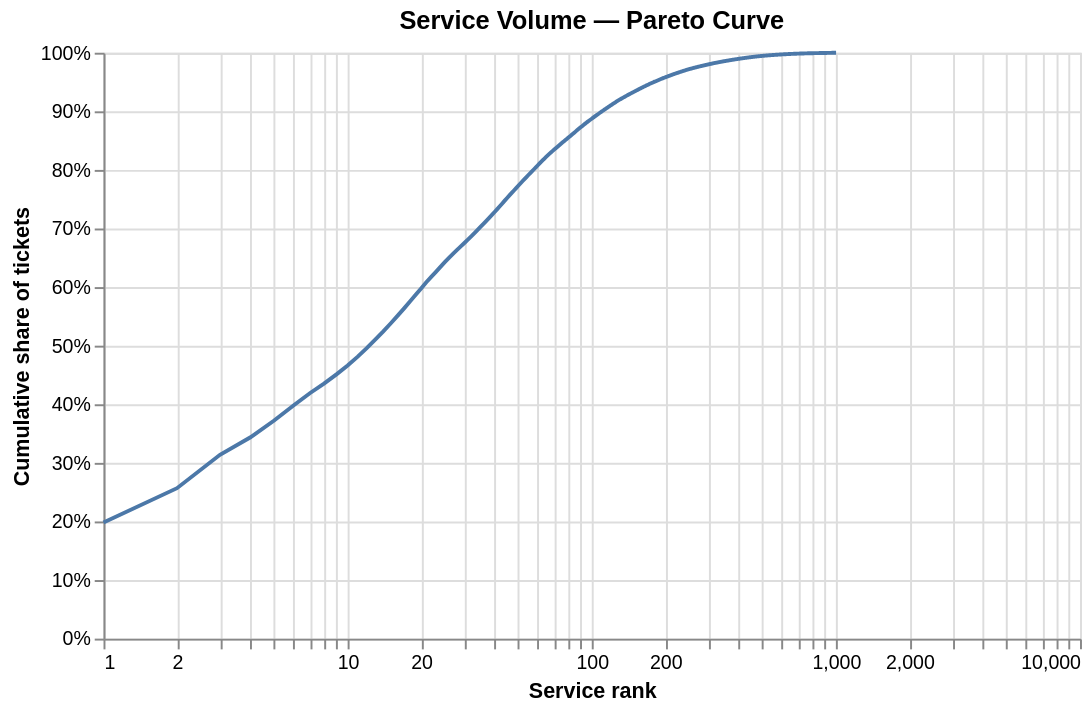

The notebook cell this image was saved under:
### Markdown cell above
### A5.4 — Workload Concentration

### Code cell
# ── Pareto curve ──────────────────────────────────────────────────────────────
pareto = service_counts.copy()
pareto["rank"] = range(1, len(pareto) + 1)

alt.Chart(pareto).mark_line(point=False).encode(
    x=alt.X("rank:Q", title="Service rank", scale=alt.Scale(type="log")),
    y=alt.Y("cum_share:Q", title="Cumulative share of tickets",
            axis=alt.Axis(format=".0%")),
    tooltip=["Service:N", alt.Tooltip("cum_share:Q", format=".1%")]
).properties(width=500, height=300, title="Service Volume — Pareto Curve")

### Figure 1 — Vega-Lite specification as saved in the notebook (floating-point values rounded to 4 significant figures; data arrays with more than 128 entries replaced by an {"elided": "..."} marker saying what was removed)
{"config": {"view": {"continuousWidth": 300, "continuousHeight": 300}}, "data": {"name": "data-7ea743dbbf906953243a9f579780b5ee"}, "mark": {"type": "line", "point": false}, "encoding": {"tooltip": [{"field": "Service", "type": "nominal"}, {"field": "cum_share", "format": ".1%", "type": "quantitative"}], "x": {"field": "rank", "scale": {"type": "log"}, "title": "Service rank", "type": "quantitative"}, "y": {"axis": {"format": ".0%"}, "field": "cum_share", "title": "Cumulative share of tickets", "type": "quantitative"}}, "height": 300, "title": "Service Volume — Pareto Curve", "width": 500, "$schema": "https://vega.github.io/schema/vega-lite/v5.20.1.json", "datasets": {"data-7ea743dbbf906953243a9f579780b5ee": {"elided": "1002 records"}}}
